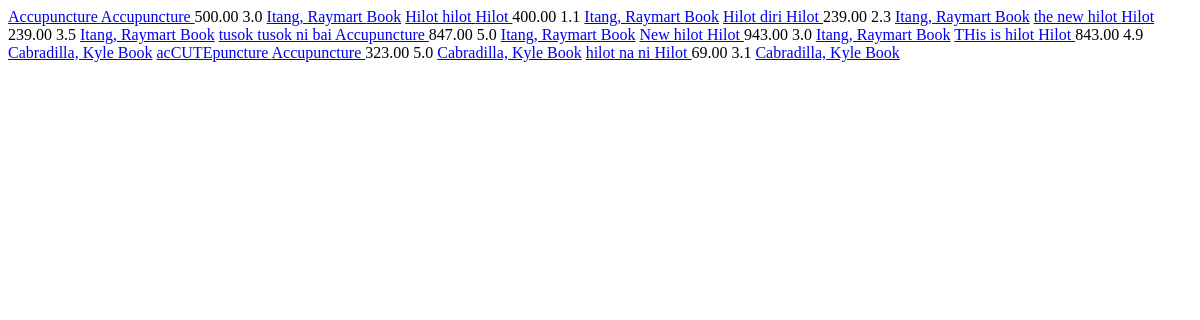
The app's page /queries/getallmethods.php, older data.
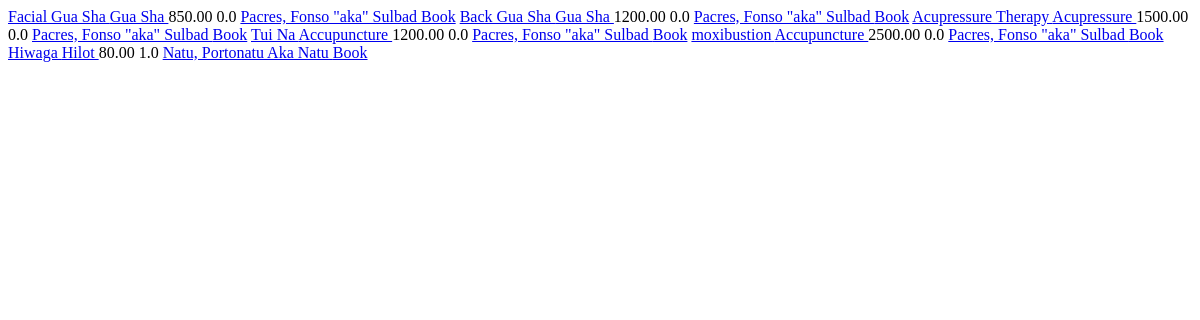
The same page, newer data.
### tables this page shows
CREATE TABLE IF NOT EXISTS `service` (
  `SERVICE_ID` int(11) NOT NULL AUTO_INCREMENT,
  `SRVCTYPE_ID` int(11) NOT NULL,
  `ACCT_ID` int(11) NOT NULL,
  `NAME` varchar(60) NOT NULL,
  `DESCRIPTION` varchar(3000) NOT NULL,
  `PRICE` decimal(10,2) NOT NULL,
  `STATUS` varchar(100) NOT NULL DEFAULT 'ACTIVE',
  `PICTURE` varchar(60) NOT NULL,
  `RATE` decimal(5,1) NOT NULL,
  PRIMARY KEY (`SERVICE_ID`)
);

CREATE TABLE IF NOT EXISTS `service_type` (
  `SRVCTYPE_ID` int(11) NOT NULL AUTO_INCREMENT,
  `SRVCTYPE` varchar(30) NOT NULL,
  PRIMARY KEY (`SRVCTYPE_ID`)
);

CREATE TABLE IF NOT EXISTS `healer` (
  `HEALER_ID` int(11) NOT NULL AUTO_INCREMENT,
  `ACCT_ID` int(11) NOT NULL,
  `FIRSTNAME` varchar(30) NOT NULL,
  `LASTNAME` varchar(30) NOT NULL,
  `ADDRESS` varchar(200) NOT NULL,
  `CONTACT` varchar(30) NOT NULL,
  `EMAIL_ADDRESS` varchar(45) NOT NULL,
  `LATITUDE` varchar(50) NOT NULL,
  `LONGITUDE` varchar(50) NOT NULL,
  `DETAILS` varchar(1000) NOT NULL,
  `PICTURE` varchar(50) NOT NULL DEFAULT 'face.jpg',
  `CLINICHOURS` varchar(200) NOT NULL,
  `DAILYLIMIT` int(11) NOT NULL,
  `RATE` decimal(5,1) NOT NULL,
  `STATUS` varchar(15) NOT NULL DEFAULT 'ACTIVE',
  PRIMARY KEY (`HEALER_ID`)
);

### queries/getallmethods.php (the view, shortened to what this page needs)
<?php
	include 'connection.php';
		$sql = "SELECT * FROM service WHERE STATUS = 'ACTIVE'";
		$retrieve = $conn->query($sql)->fetchAll();
		if($retrieve) {
			foreach($retrieve as $row) {
				$name = $row['NAME'];
				$serviceid = $row['SRVCTYPE_ID'];
				$methodid = $row['SERVICE_ID'];
				$accountid = $row['ACCT_ID'];
				$price = $row['PRICE'];
				$rating = $row['RATE'];
				?>
					<tr style="width:100%">
						<td style="width:25%;">
							<a href="method.php?methodid=<?php echo $methodid; ?>&ref=allMethods">
								<?php echo $name; ?>
							</a>
						</td>
						<td style="width:20%;">
							<a href="#">
							<?php
								$srvcsql = "SELECT * FROM service_type WHERE SRVCTYPE_ID = '$serviceid'";
								$srvcret = $conn->query($srvcsql)->fetchAll();
								if($srvcret) {
									foreach($srvcret as $srvcrow) {
										$servicetype = $srvcrow['SRVCTYPE'];
									}
								}
								echo $servicetype;
							?>
							</a>
						</td>
						<td style="width:10%;">
							<?php echo $price; ?>
						</td>
						<td style="width:10%;">
							<?php echo $rating; ?>
						</td>
						<td style="width:20%;">
							<a href="healer.php?accountid=<?php echo $accountid; ?>&ref=allHealers">
								<?php
									$acctsql = "SELECT * FROM healer WHERE ACCT_ID = '$accountid'";
									$acctret = $conn->query($acctsql)->fetchAll();
									if($acctret) {
										foreach($acctret as $acctrow) {
											$name = $acctrow['LASTNAME']. ", " .$acctrow['FIRSTNAME'];
										}
									}
									echo $name;
								?>
							</a>
						</td>
						<td style="width:25%;">
							<a href="#">Book</a>
						</td>
					</tr>
				<?php
			}
		}
?>

Row changes from the older to the newer data that the page shows:
removed healer: name "Itang, Raymart"
removed service: NAME "THis is hilot", SRVCTYPE_ID.SRVCTYPE "Hilot", PRICE "843.00", RATE "4.9", healer.LASTNAME+FIRSTNAME "Cabradilla, Kyle"
removed service: NAME "acCUTEpuncture", SRVCTYPE_ID.SRVCTYPE "Accupuncture", PRICE "323.00", RATE "5.0"
no longer on this page (row edited): healer: name "Cabradilla, Kyle"
removed service: NAME "hilot na ni", SRVCTYPE_ID.SRVCTYPE "Hilot", PRICE "69.00", RATE "3.1"
changed service: NAME "Accupuncture" → "Facial Gua Sha"; SRVCTYPE_ID.SRVCTYPE "Accupuncture" → "Gua Sha"; PRICE "500.00" → "850.00"; RATE "3.0" → "0.0"; healer.LASTNAME+FIRSTNAME "Itang, Raymart" → "Pacres, Fonso \"aka\" Sulbad"
changed service: NAME "Hilot hilot" → "Back Gua Sha"; SRVCTYPE_ID.SRVCTYPE "Hilot" → "Gua Sha"; PRICE "400.00" → "1200.00"; RATE "1.1" → "0.0"
now on this page (row edited): healer: name "Pacres, Fonso \"aka\" Sulbad"
changed service: NAME "Hilot diri" → "Acupressure Therapy"; SRVCTYPE_ID.SRVCTYPE "Hilot" → "Acupressure"; PRICE "239.00" → "1500.00"; RATE "2.3" → "0.0"
changed service: NAME "the new hilot" → "Tui Na"; SRVCTYPE_ID.SRVCTYPE "Hilot" → "Accupuncture"; PRICE "239.00" → "1200.00"; RATE "3.5" → "0.0"
changed service: NAME "tusok tusok ni bai" → "moxibustion"; PRICE "847.00" → "2500.00"; RATE "5.0" → "0.0"
changed service "Hilot": NAME "New hilot" → "Hiwaga"; PRICE "943.00" → "80.00"; RATE "3.0" → "1.0"; healer.LASTNAME+FIRSTNAME (not shown) → "Natu, Portonatu Aka Natu"
